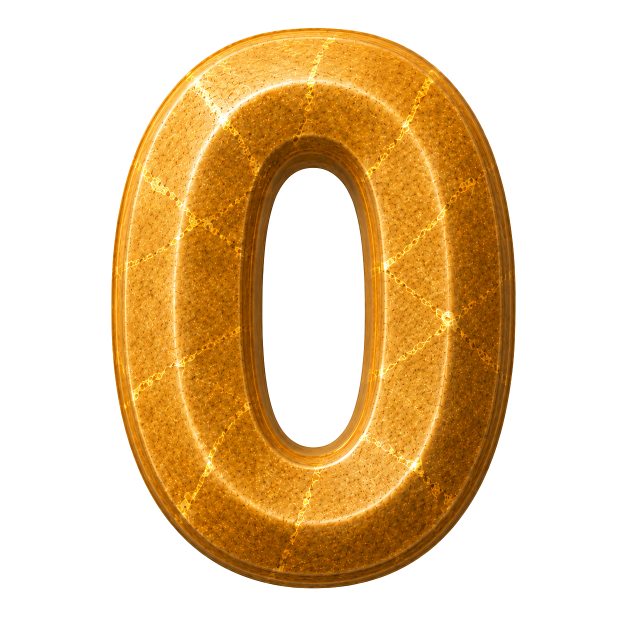
#> input picture assets/numbers/0.png, 1254 x 1254 px (shown at 1/2 size)
$ python standardize_images.py
#> lines starting #> are read from the running program, lines starting #| are printed output that depends on the picture
import os
from PIL import Image

def process_images():
    source_dir = 'assets/numbers'
    # We will process 0-9 and colon
    files = [f"{i}.png" for i in range(10)] + ['colon.png']

    target_canvas = (1024, 1536)

    # Target text size for digits
    target_digit_w = 880
    target_digit_h = 1380

    # Target text size for colon (keep it narrow)
    target_colon_w = 300
    target_colon_h = 1380

    for filename in files:
        filepath = os.path.join(source_dir, filename)
        if not os.path.exists(filepath):
            print(f"Skipping {filename}, not found.")
            continue

        img = Image.open(filepath).convert("RGBA")
#> img is the input picture: PIL image 1254x1254 RGBA; mean R, G, B, A 82.9, 53.9, 13.2, 105.6
        bbox = img.getbbox()
#> bbox = (222, 55, 1032, 1177)

        if not bbox:
            print(f"{filename} is empty.")
            continue

        # Crop to the actual text content
        cropped = img.crop(bbox)
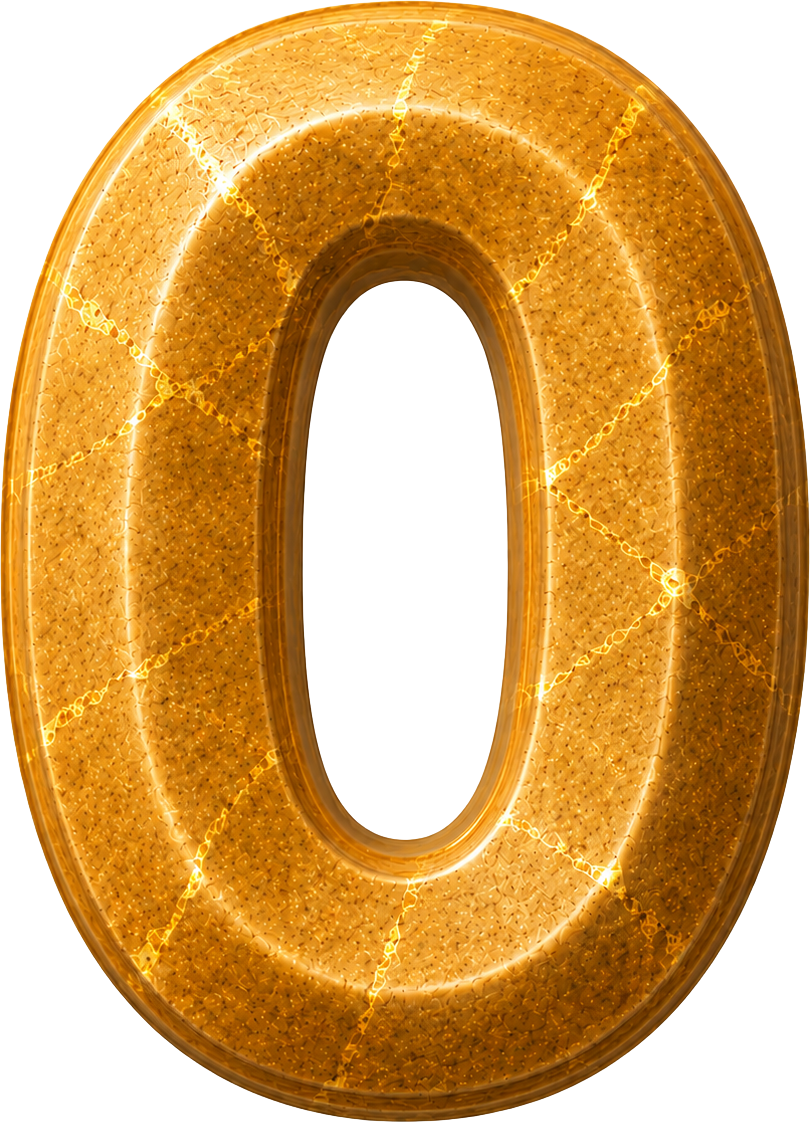
#> cropped: PIL image 810x1122 RGBA; mean R, G, B, A 143.5, 93.3, 22.9, 182.8; transparent parts drawn white

        # Decide target size based on if it's a digit or colon
        if filename == 'colon.png':
            tw, th = target_colon_w, target_colon_h
        else:
            tw, th = target_digit_w, target_digit_h

        # Resize text perfectly to the exact same size
        # Using LANCZOS for high quality down/upscaling
        resized = cropped.resize((tw, th), Image.Resampling.LANCZOS)
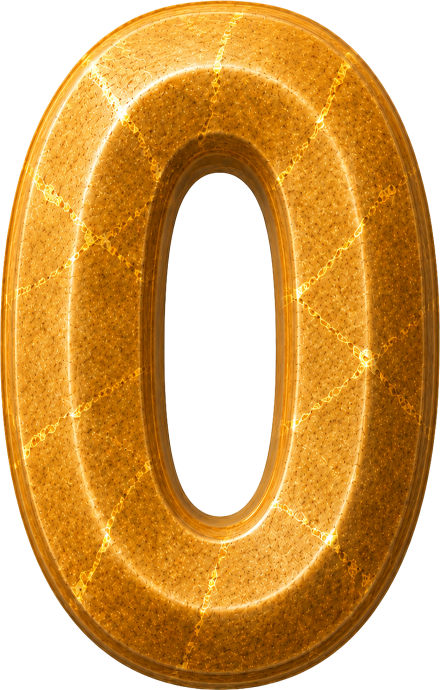
#> resized: PIL image 880x1380 RGBA (shown at 1/2 size); mean R, G, B, A 144.3, 93.8, 23.2, 182.8; transparent parts drawn white

        # Create a new transparent canvas
        new_img = Image.new("RGBA", target_canvas, (0, 0, 0, 0))
#> new_img: PIL image 1024x1536 RGBA; every value is 0

        # Calculate position to center the resized text on the canvas
        paste_x = (target_canvas[0] - tw) // 2
        paste_y = (target_canvas[1] - th) // 2

        # Paste the text
        new_img.paste(resized, (paste_x, paste_y), resized)
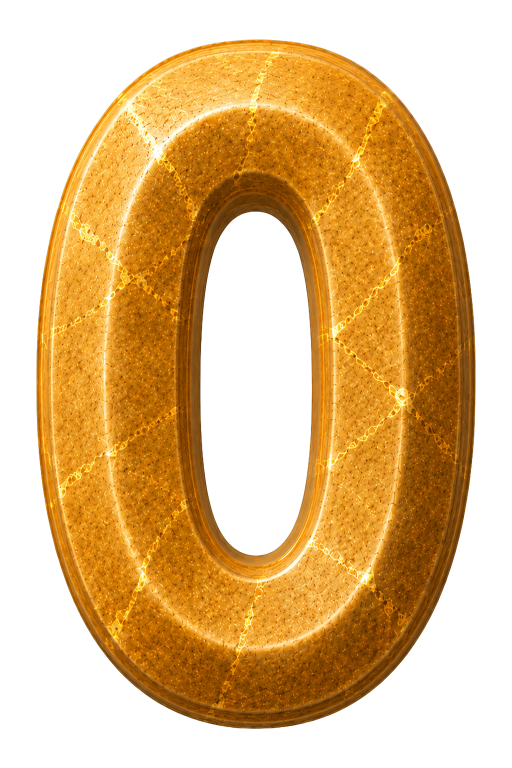
#> new_img: PIL image 1024x1536 RGBA (shown at 1/2 size); mean R, G, B, A 110.4, 71.7, 17.4, 140.9; transparent parts drawn white

        # Save back, overwriting the original
        new_img.save(filepath)
        print(f"Processed {filename}: canvas={target_canvas}, text_size=({tw}, {th})")
#> pass 2 of the loop in process_images, `for filename in files:`:
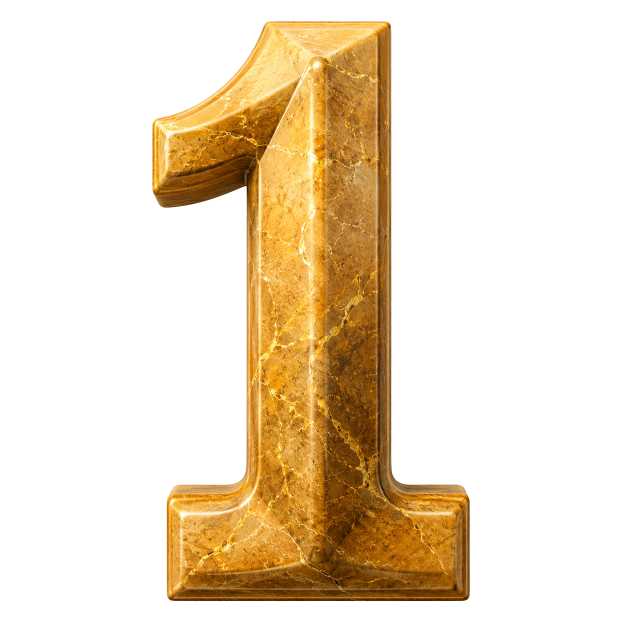
#> input picture assets/numbers/1.png, 1254 x 1254 px (shown at 1/2 size)
#> in process_images, img is the input picture: PIL image 1254x1254 RGBA; mean R, G, B, A 54, 37.9, 14.2, 72.2
#> bbox = (304, 42, 940, 1203)
#> cropped: PIL image 636x1161 RGBA
#> in process_images, `resized = cropped.resize((tw, th), Image.Resampling.LANCZOS)`:
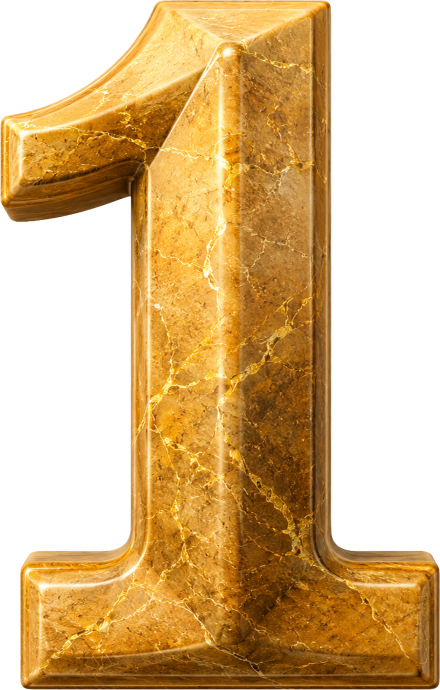
#> resized: PIL image 880x1380 RGBA (shown at 1/2 size); mean R, G, B, A 115.7, 81.4, 30.7, 153.8; transparent parts drawn white
#> in process_images, `new_img.paste(resized, (paste_x, paste_y), resized)`:
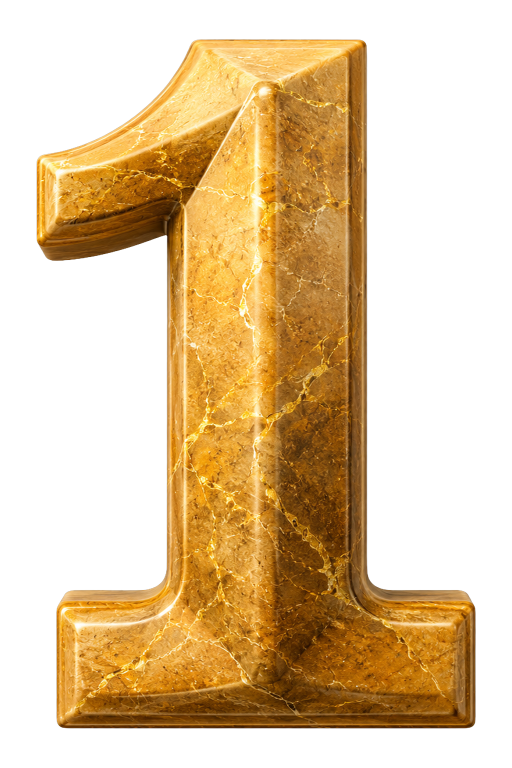
#> new_img: PIL image 1024x1536 RGBA (shown at 1/2 size); mean R, G, B, A 88.4, 62, 23.1, 118.5; transparent parts drawn white
#> pass 3 of the loop in process_images, `for filename in files:`:
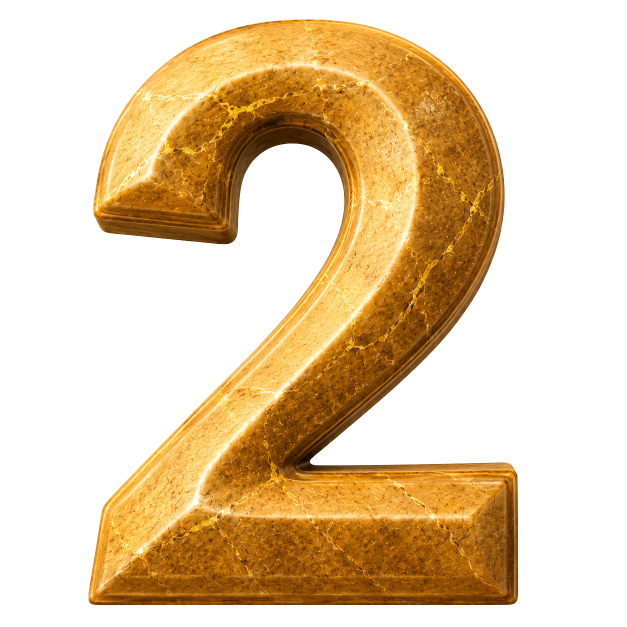
#> input picture assets/numbers/2.png, 1254 x 1254 px (shown at 1/2 size)
#> in process_images, img is the input picture: PIL image 1254x1254 RGBA; mean R, G, B, A 80.4, 55.4, 19.4, 106
#> bbox = (176, 38, 1037, 1211)
#> cropped: PIL image 861x1173 RGBA
#> in process_images, `resized = cropped.resize((tw, th), Image.Resampling.LANCZOS)`:
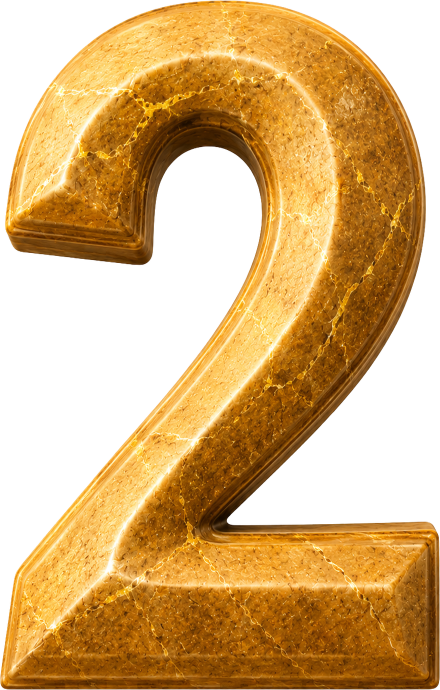
#> resized: PIL image 880x1380 RGBA (shown at 1/2 size); mean R, G, B, A 125.9, 86.9, 30.6, 165.1; transparent parts drawn white
#> in process_images, `new_img.paste(resized, (paste_x, paste_y), resized)`:
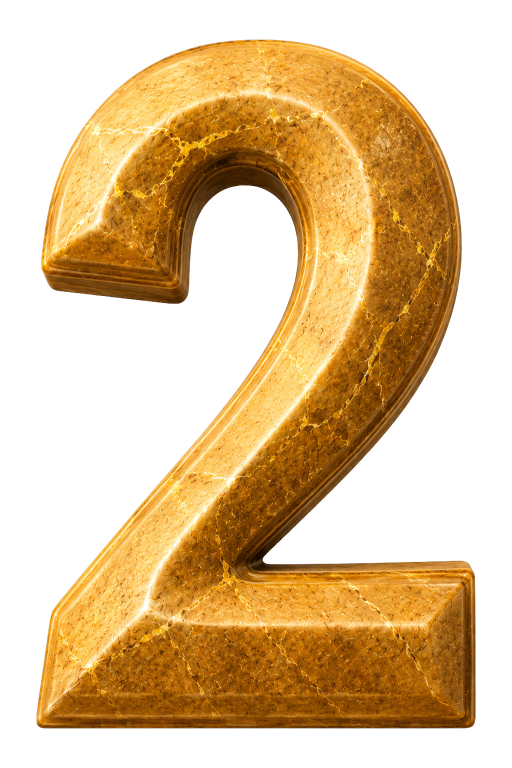
#> new_img: PIL image 1024x1536 RGBA (shown at 1/2 size); mean R, G, B, A 96.2, 66.3, 23.1, 127.2; transparent parts drawn white
#> the loop made 11 passes; the first 3 are shown

if __name__ == "__main__":
    process_images()
